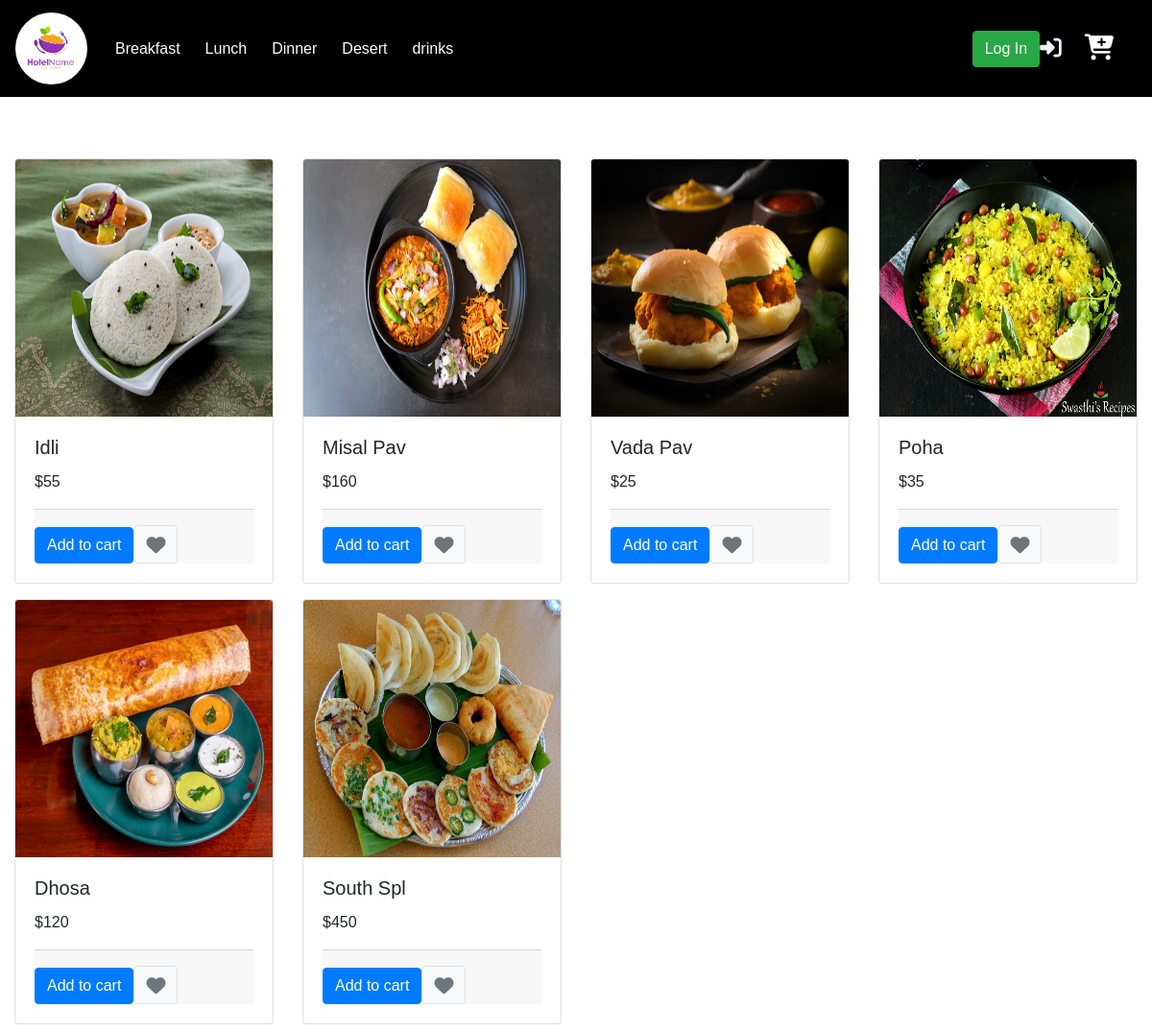
The page /1 on the database its author committed.
### app/models.py (models this page shows, shortened)
class Categories(models.Model):
    name = models.CharField(max_length=100)
    def __str__(self):
        return self.name

class Food(models.Model):
    name = models.CharField(max_length=100)
    price = models.IntegerField()
    picture = models.ImageField()
    category_id = models.ForeignKey(Categories, on_delete=models.CASCADE)
    def __str__(self):
        return self.name

### app/views.py (the view)
# urls.py: path('<int:id>', views.categories_filter, name='categories_filter'),
def categories_filter(request,id):
    cat_id = int(id)
    cat_name = Categories.objects.get(id = cat_id)
    cat_food= Food.objects.filter(category_id = cat_id)
    categories_list = Categories.objects.all()
    a = {'cat_food': cat_food, 'cat_name': cat_name}
    return render(request, 'category/categories_list.html', {'data':a, 'categories_list': categories_list})

### templates/category/categories_list.html
{% extends 'food_list.html' %}
{% block abc %}
<h1 style="color: white;">In {{data.cat_name}} you have options:</h1>
<div class="row">
    {% for food in data.cat_food%}
    <div class="col-lg-3 col-md-6 col-sm-6 d-flex">
        <div class="card w-100 my-2 shadow-2-strong">
            <img src="{{food.picture.url}}" class="card-img-top" style="aspect-ratio: 1 / 1" />
            <div class="card-body d-flex flex-column">
                <h5 class="card-title">{{food}}</h5>
                <p class="card-text">${{food.price}}</p>
                <div class="card-footer d-flex align-items-end pt-3 px-0 pb-0 mt-auto">
                    <a href="#!" class="btn btn-primary shadow-0 me-1">Add to cart</a>
                    <a href="#!" class="btn btn-light border px-2 pt-2 icon-hover"><i
                            class="fas fa-heart fa-lg text-secondary px-1"></i></a>
                </div>
            </div>
        </div>
    </div>
    {% endfor %}
</div>
{% endblock %}

### templates/food_list.html (shortened to what this page needs)
{% load cart %}
<!DOCTYPE html>
<html lang="en">
<head>
    <link rel="stylesheet" href="https://cdn.jsdelivr.net/npm/bootstrap@4.4.1/dist/css/bootstrap.min.css"
>
    <link rel="stylesheet" href="https://cdnjs.cloudflare.com/ajax/libs/font-awesome/6.4.2/css/all.min.css"
 />
</head>
<body>
    <nav class="navbar navbar-expand-sm " style="background-color: black; font-size: large;">
        <a class="navbar-brand"  id="brand_logo" href="{% url 'food_list' %}"><img src="/media/logo.png" class="rounded-circle" alt=""
                height="75px" width="75px" ></a>
        <div class="collapse navbar-collapse" width="100%" id="navbarNav">
            <ul class="navbar-nav">
                {% for cat in categories_list %}
                <li class="nav-item" id="nav_link">
                    <a class="btn" style="color: rgb(255, 255, 255); "
                        href="{{cat.id}}">{{cat}}</a>
                </li>
                {% endfor %}
            </ul>
        </div>
        {% if request.session.email %}
        <a class="text-right" href="{% url 'logout' %}"><button type="button" class="btn btn-danger ml-2">Log
                Out</button></a>
        {% if request.session.cart %}
        <a class="text-right" href="{% url 'cart' %}"><i class="fa-solid fa-cart-plus fa-shake ml-4 mr-4 fa-xl"
                style="color: #ffffff;">
                <span style="color: rgb(243, 238, 238); margin-top: -20px; font-size: medium;">{{request.session.cart|cart_length}}</span>
            </i></a>
        {% else %}
        <a class="text-right" data-bs-toggle="tooltip" data-bs-placement="top" title="Cart is Empty" href="#!"><i
                class="fa-solid fa-cart-plus ml-4 mr-4 fa-xl" style="color: #ffffff;"></i></a>
        {% endif %}
        {% else %}
        <a class="text-right" href="{%url 'login'%}"><button type="button" class="btn btn-success">Log In</button></a>
        <a class="text-right" href="{%url 'login'%}"><i class="fa-solid fa-right-to-bracket fa-lg"
                style="color: #f0f2f5;"></i></a>
        <a class="text-right" data-bs-toggle="tooltip" data-bs-placement="top" title="Please Login to add to cart"  href="#"><i class="fa-solid fa-cart-plus fa-beat-fade ml-4 mr-4 fa-xl"
                style="color: #ffffff;"></i></a>
        {% endif %}
    </nav>
    <div class="container-fluid">
        {% block abc %}{% endblock %}
    </div>
</body>
</html>

### templates/food_list.html (style rules this page uses)
body { font-family: Arial, sans-serif; background-image: url("/static/bg3.jpg"); margin: 0; padding: 0; width: 100%; height: 100%; display: grid; background-size: 100%; animation: changeImage 20s infinite alternate-reverse; }
h1 { text-align: center; font-family: 'Franklin Gothic Medium', 'Arial Narrow', Arial, sans-serif; }

### rows shown on the page
Categories: name "Breakfast"
Categories: name "Lunch"
Categories: name "Dinner"
Categories: name "Desert"
Categories: name "drinks"
Food: picture (picture), name "Idli", price "55"
Food: picture (picture), name "Misal Pav", price "160"
Food: picture (picture), name "Vada Pav", price "25"
Food: picture (picture), name "Poha", price "35"
Food: picture (picture), name "Dhosa", price "120"
Food: picture (picture), name "South Spl", price "450"
